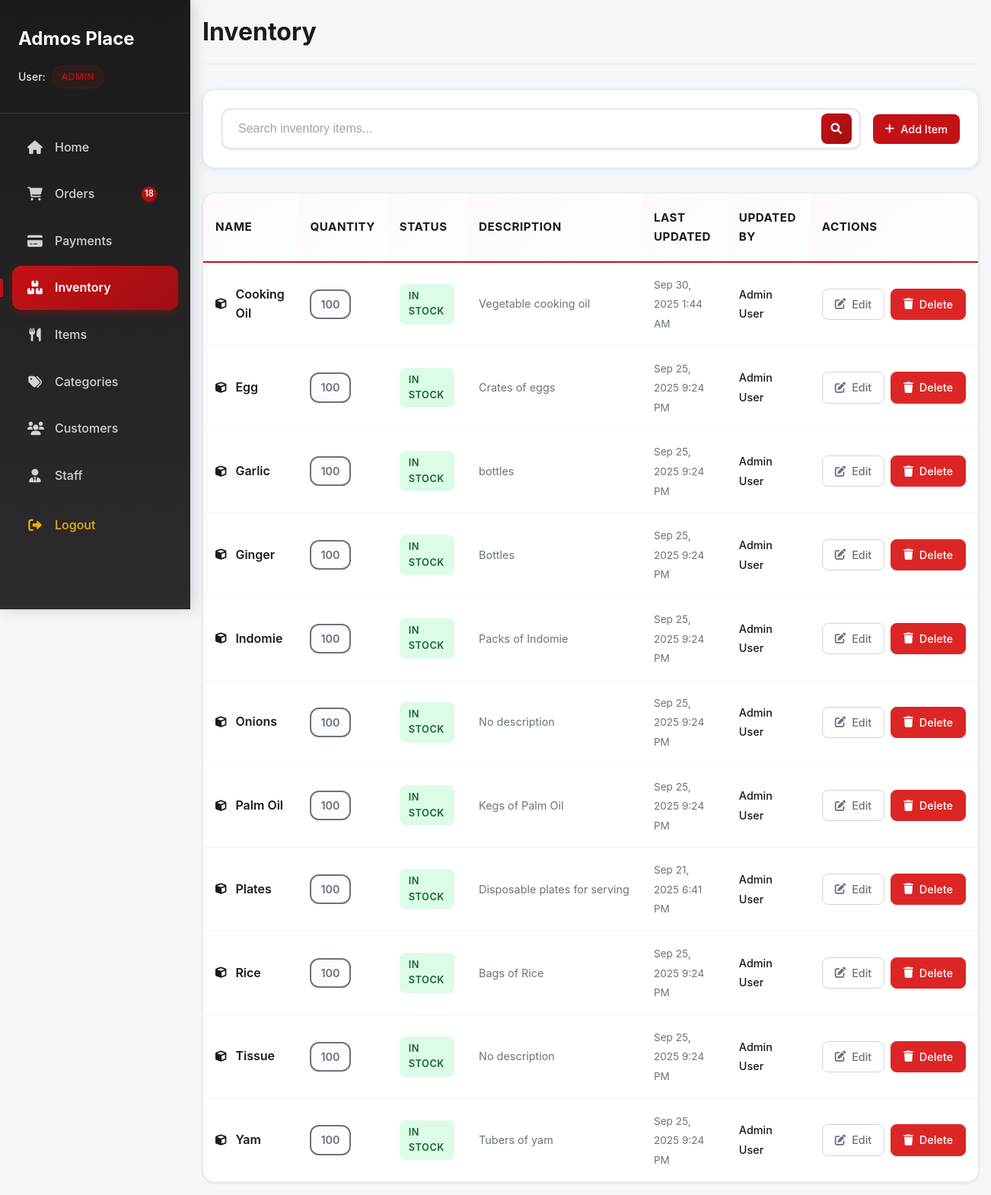
Screenshot of /dashboard/inventory/ (signed in) with the database file from the repository.
### accounts/models.py (models this page shows, shortened)
class User(AbstractBaseUser, PermissionsMixin):
    ROLE_CHOICES = (
        ('customer', 'Customer'),
        ('manager', 'Manager'),
        ('accountant', 'Accountant'),
        ('admin', 'Admin'),
    )
    first_name = models.CharField(max_length=50, blank=True)
    last_name = models.CharField(max_length=50, blank=True)
    email = models.EmailField(unique=True, null=True, blank=True)
    phone_number = models.CharField(max_length=15, unique=True)
    delivery_address = models.TextField(blank=True, null=True)
    role = models.CharField(max_length=20, choices=ROLE_CHOICES, default='customer')
    is_active = models.BooleanField(default=True)
    is_staff = models.BooleanField(default=False)
    objects = UserManager()
    USERNAME_FIELD = 'phone_number'
    REQUIRED_FIELDS = []

### store/models.py (models this page shows, shortened)
class InventoryItem(models.Model):
    name = models.CharField(max_length=100, unique=True)
    quantity = models.PositiveIntegerField(default=0)
    description = models.TextField(blank=True, null=True)
    created_at = models.DateTimeField(auto_now_add=True)
    updated_at = models.DateTimeField(auto_now=True)
    created_by = models.ForeignKey(
        settings.AUTH_USER_MODEL,
        on_delete=models.SET_NULL,
        null=True,
        blank=True,
        related_name='created_inventory_items'
    )
    updated_by = models.ForeignKey(
        settings.AUTH_USER_MODEL,
        on_delete=models.SET_NULL,
        null=True,
        blank=True,
        related_name='updated_inventory_items'
    )
    class Meta:
        ordering = ['name']
        verbose_name_plural = "Inventory Items"

### dashboard/views.py (the view)
    def wrapper(request, *args, **kwargs):
        if not request.user.is_authenticated:
            return redirect('dashboard:login')
        user_role = getattr(request.user, "role", None)
        if user_role not in ["admin", "manager", "accountant"]:
            return HttpResponseForbidden("Admin, Manager, or Accountant access required.")
        return view_func(request, *args, **kwargs)

### dashboard/context_processors.py (called while the page is built)
def active_orders_count(request):
    if hasattr(request, 'user') and request.user.is_authenticated and getattr(request.user, 'role', None) in ['admin', 'manager', 'accountant']:
        return {
            'active_orders_count': Order.objects.filter(
                payment__status='success',
                status__in=['Pending', 'On the Way']  # Only count active orders
            ).count()
        }
    return {'active_orders_count': 0}

### dashboard/views.py (called while the page is built)
def admin_manager_or_accountant_required(view_func):
    def wrapper(request, *args, **kwargs):
        if not request.user.is_authenticated:
            return redirect('dashboard:login')
        user_role = getattr(request.user, "role", None)
        if user_role not in ["admin", "manager", "accountant"]:
            return HttpResponseForbidden("Admin, Manager, or Accountant access required.")
        return view_func(request, *args, **kwargs)
    return wrapper

@admin_manager_or_accountant_required
def dashboard_inventory(request):
    search_query = request.GET.get('search', '')
    items = InventoryItem.objects.select_related('created_by', 'updated_by').all()
    if search_query:
        items = items.filter(
            Q(name__icontains=search_query) |
            Q(description__icontains=search_query)
        )
    items = items.order_by('name')
    context = {
        'inventory_items': items,
        'search_query': search_query,
    }
    return render(request, "dashboard/inventory.html", context)

### dashboard/templates/dashboard/inventory.html (shortened to what this page needs)
{% extends 'dashboard/base.html' %}
{% block content %}
<div class="dashboard-page">
    <div class="page-header">
        <h1 class="page-title">Inventory</h1>
    </div>
    <div class="search-filter-bar">
        <div class="search-controls">
            <form method="get" class="search-form">
                <div class="search-input-group">
                    <input type="text" name="search" placeholder="Search inventory items..." value="{{ search_query }}" class="search-input">
                    <button type="submit" class="search-btn">
                        <i class="fas fa-search"></i>
                    </button>
                </div>
            </form>
        </div>
        {% if user.role != 'accountant' %}
        <a href="{% url 'dashboard:add_inventory_item' %}" class="btn btn-primary">
            <i class="fas fa-plus"></i> Add Item
        </a>
        {% endif %}
    </div>
    {% if inventory_items %}
        <div class="inventory-table-container">
            <table class="inventory-table">
                <thead>
                    <tr>
                        <th>Name</th>
                        <th>Quantity</th>
                        <th>Status</th>
                        <th>Description</th>
                        <th>Last Updated</th>
                        <th>Updated By</th>
                        {% if user.role != 'accountant' %}
                        <th>Actions</th>
                        {% endif %}
                    </tr>
                </thead>
                <tbody>
                    {% for item in inventory_items %}
                    <tr>
                        <td>
                            <div class="item-name">
                                <i class="fas fa-cube"></i>
                                <span>{{ item.name }}</span>
                            </div>
                        </td>
                        <td>
                            <span class="quantity-badge">{{ item.quantity }}</span>
                        </td>
                        <td>
                            {% if item.quantity > 10 %}
                                <span class="status-badge status-high">In Stock</span>
                            {% elif item.quantity > 0 %}
                                <span class="status-badge status-medium">Low Stock</span>
                            {% else %}
                                <span class="status-badge status-low">Out of Stock</span>
                            {% endif %}
                        </td>
                        <td>
                            <span class="description-text">{{ item.description|default:"No description" }}</span>
                        </td>
                        <td>
                            <span class="date-text">{{ item.updated_at|date:"M j, Y g:i A" }}</span>
                        </td>
                        <td>
                            <span class="user-text">
                                {% if item.updated_by %}
                                    {{ item.updated_by.first_name }} {{ item.updated_by.last_name }}
                                {% else %}
                                    Unknown
                                {% endif %}
                            </span>
                        </td>
                        {% if user.role != 'accountant' %}
                        <td>
                            <div class="action-buttons">
                                <a href="{% url 'dashboard:edit_inventory_item' item.id %}" class="btn btn-sm btn-outline">
                                    <i class="fas fa-edit"></i> Edit
                                </a>
                                {% if user.role == 'admin' %}
                                <a href="{% url 'dashboard:delete_inventory_item' item.id %}" class="btn btn-sm btn-danger" onclick="return confirm('Are you sure you want to delete this inventory item?')">
                                    <i class="fas fa-trash"></i> Delete
                                </a>
                                {% endif %}
                            </div>
                        </td>
                        {% endif %}
                    </tr>
                    {% endfor %}
                </tbody>
            </table>
        </div>
    {% endif %}
</div>
{% endblock %}

### dashboard/templates/dashboard/base.html (shortened to what this page needs)
<!DOCTYPE html>
<html lang="en">
<head>
    {% load static %}
    <link rel="stylesheet" href="{% static 'dashboard/css/style.css' %}?v=17">
    <link rel="stylesheet" href="https://cdnjs.cloudflare.com/ajax/libs/font-awesome/6.0.0/css/all.min.css">
</head>
<body>
    <div class="dashboard-container">
        <aside class="sidebar" id="sidebar">
            <div class="sidebar-header">
                <div class="header-top">
                <h3>Admos Place</h3>
                </div>
                <div class="user-info">
                    <div class="user-name">User: <span class="user-role">{{ user.role|title }}</span></div>
                </div>
            </div>
            <nav class="sidebar-nav">
                <ul>
                    {% if user.role in 'admin,accountant' %}
                    <li class="{% if request.resolver_match.url_name == 'home' %}active{% endif %}">
                        <a href="{% url 'dashboard:home' %}">
                            <i class="fas fa-home"></i> Home
                        </a>
                    </li>
                    {% endif %}
        <li class="{% if request.resolver_match.url_name == 'orders' or request.resolver_match.url_name == 'delivered_orders' %}active{% endif %}">
            <a href="{% url 'dashboard:orders' %}">
                <i class="fas fa-shopping-cart"></i> Orders
                <span class="sidebar-badge">{{ active_orders_count }}</span>
            </a>
        </li>
                    {% if user.role in 'admin,accountant' %}
                    <li class="{% if request.resolver_match.url_name == 'payments' %}active{% endif %}">
                        <a href="{% url 'dashboard:payments' %}">
                            <i class="fas fa-credit-card"></i> Payments
                        </a>
                    </li>
                    {% endif %}
                    <li class="{% if request.resolver_match.url_name == 'inventory' %}active{% endif %}">
                        <a href="{% url 'dashboard:inventory' %}">
                            <i class="fas fa-boxes"></i> Inventory
                        </a>
                    </li>
                    <li class="{% if request.resolver_match.url_name == 'items' %}active{% endif %}">
                        <a href="{% url 'dashboard:items' %}">
                            <i class="fas fa-utensils"></i> Items
                        </a>
                    </li>
                    <li class="{% if request.resolver_match.url_name == 'categories' %}active{% endif %}">
                        <a href="{% url 'dashboard:categories' %}">
                            <i class="fas fa-tags"></i> Categories
                        </a>
                    </li>
        <li class="{% if request.resolver_match.url_name == 'users' %}active{% endif %}">
            <a href="{% url 'dashboard:users' %}">
                <i class="fas fa-users"></i> Customers
            </a>
        </li>
                    {% if user.role == 'admin' %}
                    <li class="{% if request.resolver_match.url_name == 'staff' %}active{% endif %}">
                        <a href="{% url 'dashboard:staff' %}">
                            <i class="fas fa-user-tie"></i> Staff
                        </a>
                    </li>
                    {% endif %}
                    <li class="logout-item">
                        <a href="#" onclick="openDashboardLogout()" class="logout-link">
                            <i class="fas fa-sign-out-alt"></i> Logout
                        </a>
                    </li>
                </ul>
            </nav>
        </aside>
        <main class="main-content">
            <div class="content-body">
                {% block content %}{% endblock %}
            </div>
        </main>
    </div>
    <link rel="stylesheet" href="https://cdnjs.cloudflare.com/ajax/libs/font-awesome/6.0.0/css/all.min.css">
</body>
</html>

### dashboard/templates/dashboard/inventory.html (style rules this page uses)
.page-header { margin-bottom: 2rem; }
.page-title { font-size: 2rem; font-weight: 700; color: #1C1B1C !important; display: flex; align-items: center; gap: 0.75rem; margin: 0; }
.dashboard-page .search-filter-bar { display: flex !important; align-items: center !important; gap: 1rem !important; margin-bottom: 2rem !important; padding: 1.5rem !important; background: white !important; border: 1px solid #e5e7eb !important; border-radius: 16px !important; box-shadow: 0 2px 8px rgba(0, 0, 0, 0.08) !important; width: 100% !important; }
.dashboard-page .search-filter-bar .search-controls { flex: 1 !important; min-width: 0 !important; margin-bottom: 0 !important; max-width: none !important; width: 100% !important; }
.search-form { margin: 0; width: 100%; }
.search-input-group { position: relative; display: flex; align-items: center; width: 100%; border: none !important; background: transparent !important; box-shadow: none !important; }
.search-input { width: 100% !important; padding: 1rem 1.25rem; padding-right: 4rem; border: 2px solid #e5e7eb !important; border-radius: 12px; font-size: 1rem; background: white; transition: all 0.3s ease; box-shadow: 0 1px 3px rgba(0, 0, 0, 0.1); box-sizing: border-box; outline: none !important; -webkit-appearance: none; -moz-appearance: none; appearance: none; }
.search-input::placeholder { color: #9ca3af; font-weight: 400; }
.search-btn { position: absolute; right: 0.75rem; width: 2.5rem; height: 2.5rem; display: flex; align-items: center; justify-content: center; background: linear-gradient(135deg, #C41115 0%, #a00e12 100%); border: none; border-radius: 8px; color: white; cursor: pointer; transition: all 0.3s ease; font-size: 0.9rem; }
.search-filter-bar .btn-primary { flex-shrink: 0 !important; white-space: nowrap !important; align-self: center !important; background: var(--primary-color) !important; color: white !important; border: none !important; padding: 0.5rem 1rem !important; border-radius: 8px !important; font-size: 0.9rem !important; font-weight: 500 !important; cursor: pointer !important; transition: all 0.3s ease !important; display: flex !important; align-items: center !important; gap: 0.5rem !important; text-decoration: none !important; }
.inventory-table-container { background: white; border: 1px solid #e5e7eb; border-radius: 16px; box-shadow: 0 1px 3px rgba(0, 0, 0, 0.1); overflow: hidden; margin-top: 1rem; }
.inventory-table { width: 100%; border-collapse: collapse; }
.inventory-table th { background: linear-gradient(135deg, #fef8f8 0%, #ffffff 100%); padding: 1.25rem 1rem; text-align: left; font-weight: 700; color: #1C1B1C; border-bottom: 2px solid #C41115; font-size: 0.95rem; text-transform: uppercase; letter-spacing: 0.5px; }
.inventory-table td { padding: 1rem; border-bottom: 1px solid #f3f4f6; vertical-align: middle; transition: background-color 0.2s ease; }
.item-name { display: flex; align-items: center; gap: 0.75rem; font-weight: 600; color: #1C1B1C; }
.item-name i { color: #1C1B1C; font-size: 0.9rem; }
.quantity-badge { background: linear-gradient(135deg, #f9fafb 0%, #ffffff 100%); border: 2px solid #6b7280; color: #6b7280; padding: 0.375rem 0.75rem; border-radius: 12px; font-size: 0.9rem; font-weight: 600; display: inline-block; }
.status-badge { padding: 0.375rem 0.75rem; border-radius: 8px; font-size: 0.8rem; font-weight: 600; text-transform: uppercase; letter-spacing: 0.5px; display: inline-block; }
.status-high { background: #dcfce7; color: #166534; }
.description-text { color: #6b7280; font-size: 0.9rem; max-width: 200px; overflow: hidden; text-overflow: ellipsis; white-space: nowrap; }
.date-text { color: #6b7280; font-size: 0.85rem; }
.user-text { color: #1C1B1C; font-size: 0.9rem; font-weight: 500; }
.action-buttons { display: flex; gap: 0.5rem; }
.btn { padding: 0.5rem 1rem; border-radius: 8px; font-size: 0.9rem; font-weight: 500; text-decoration: none; display: inline-flex; align-items: center; gap: 0.5rem; transition: all 0.2s ease; cursor: pointer; border: 1px solid transparent; }
.btn-outline { background: transparent; border-color: #d1d5db; color: #6b7280; }
.btn-danger { background: #dc2626; color: white; border-color: #dc2626; }

### rows the page displays
User: role "ADMIN"
InventoryItem: name "Cooking Oil", quantity "100", shows "IN STOCK", description "Vegetable cooking oil", updated_at "Sep 30, 2025 1:44 AM", updated_by.first_name "Admin", updated_by.last_name "User"
InventoryItem: name "Egg", quantity "100", shows "IN STOCK", description "Crates of eggs", updated_at "Sep 25, 2025 9:24 PM", updated_by.first_name "Admin", updated_by.last_name "User"
InventoryItem: name "Garlic", quantity "100", shows "IN STOCK", description "bottles", updated_at "Sep 25, 2025 9:24 PM", updated_by.first_name "Admin", updated_by.last_name "User"
InventoryItem: name "Ginger", quantity "100", shows "IN STOCK", description "Bottles", updated_at "Sep 25, 2025 9:24 PM", updated_by.first_name "Admin", updated_by.last_name "User"
InventoryItem: name "Indomie", quantity "100", shows "IN STOCK", description "Packs of Indomie", updated_at "Sep 25, 2025 9:24 PM", updated_by.first_name "Admin", updated_by.last_name "User"
InventoryItem: name "Onions", quantity "100", shows "IN STOCK", description "No description", updated_at "Sep 25, 2025 9:24 PM", updated_by.first_name "Admin", updated_by.last_name "User"
InventoryItem: name "Palm Oil", quantity "100", shows "IN STOCK", description "Kegs of Palm Oil", updated_at "Sep 25, 2025 9:24 PM", updated_by.first_name "Admin", updated_by.last_name "User"
InventoryItem: name "Plates", quantity "100", shows "IN STOCK", description "Disposable plates for serving", updated_at "Sep 21, 2025 6:41 PM", updated_by.first_name "Admin", updated_by.last_name "User"
InventoryItem: name "Rice", quantity "100", shows "IN STOCK", description "Bags of Rice", updated_at "Sep 25, 2025 9:24 PM", updated_by.first_name "Admin", updated_by.last_name "User"
InventoryItem: name "Tissue", quantity "100", shows "IN STOCK", description "No description", updated_at "Sep 25, 2025 9:24 PM", updated_by.first_name "Admin", updated_by.last_name "User"
InventoryItem: name "Yam", quantity "100", shows "IN STOCK", description "Tubers of yam", updated_at "Sep 25, 2025 9:24 PM", updated_by.first_name "Admin", updated_by.last_name "User"

### other values shown
{{ active_orders_count }} "18"
